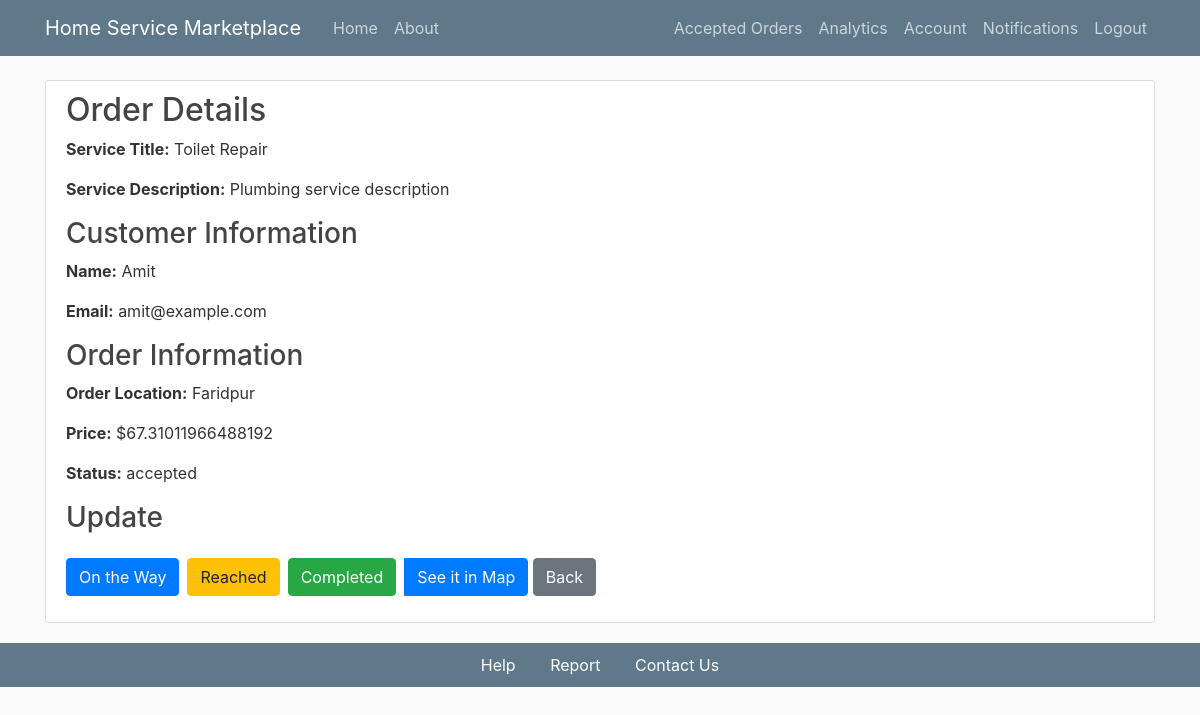
The app's page /order/1 (signed in) with its own data.
### flaskapp/models.py (models this page shows, shortened)
class Service(db.Model):
    id = db.Column(db.Integer, primary_key=True)
    title = db.Column(db.String(100), nullable=False)
    description = db.Column(db.Text, nullable=False)
    date_posted = db.Column(db.DateTime, nullable=False, default=datetime.utcnow)
    user_id = db.Column(db.Integer, db.ForeignKey('user.id'), nullable=False)
    provider_id = db.Column(db.Integer, db.ForeignKey('service_provider.id'), nullable=False)
    ratings = db.Column(db.Integer, nullable=False)
    category_id = db.Column(db.Integer, db.ForeignKey('category.id'), nullable=False)
    duration = db.Column(db.Integer, nullable=False)
    ser_price = db.Column(db.Float, nullable=False)
    orders = db.relationship('Order', backref='linked_service', lazy=True)

class User(db.Model, UserMixin):
    id = db.Column(db.Integer, primary_key=True)
    username = db.Column(db.String(20), nullable=False)
    email = db.Column(db.String(120), unique=True, nullable=False)
    image_file = db.Column(db.String(20), nullable=False, default='default.jpg')
    password = db.Column(db.String(60), nullable=False)
    orders = db.relationship('Order', backref='customer', lazy=True)
    is_admin = db.Column(db.Boolean, nullable=False, default=False)
    services = db.relationship('Service', backref='creator', lazy=True)
    @property
    def is_service_provider(self):
        return ServiceProvider.query.filter_by(id=self.id).first() is not None

class Order(db.Model):
    id = db.Column(db.Integer, primary_key=True)
    order_loc = db.Column(db.String(200), nullable=False)
    order_datetime = db.Column(db.DateTime, default=datetime.utcnow)
    status = db.Column(db.Enum(OrderStatus), nullable=False, default=OrderStatus.pending)
    review = db.Column(db.Text, nullable=True)
    rate = db.Column(db.Integer, nullable=True)
    price = db.Column(db.Float, nullable=False)
    notifications = db.Column(db.Enum(NotificationStatus), default=NotificationStatus.not_viewed)
    ser_id = db.Column(db.Integer, db.ForeignKey('service.id'), nullable=False)
    service = db.relationship('Service', backref='service_orders', lazy=True)  # Renamed backref
    customer_id = db.Column(db.Integer, db.ForeignKey('user.id'), nullable=False)
    service_provider_id = db.Column(db.Integer, db.ForeignKey('service_provider.id'), nullable=False)
    latitude = db.Column(db.Float)
    longitude = db.Column(db.Float)

### flaskapp/routes.py (the view)
@app.route('/order/<int:order_id>')
def order_details(order_id):
    order = Order.query.get(order_id)
    service_provider = ServiceProvider.query.get(order.service_provider_id)
    sp_lat, sp_lon = service_provider.latitude, service_provider.longitude
    order_lat, order_lon = order.latitude, order.longitude
    return render_template(
        'ordersdetails.html',
        order=order,
        service_provider=service_provider,
        service=order.service,
        customer=order.customer,
        sp_lat=sp_lat,
        sp_lon=sp_lon,
        order_lat=order_lat,
        order_lon=order_lon
    )

### flaskapp/models.py (called while the page is built)
@login_manager.user_loader
def load_user(user_id):
    return User.query.get(int(user_id))

### flaskapp/templates/ordersdetails.html (shortened to what this page needs)
{% extends "layout.html" %}
{% block content %}
<div class="content-section">
    <h2>Order Details</h2>
    <p><strong>Service Title:</strong> {{ service.title }}</p>
    <p><strong>Service Description:</strong> {{ service.description }}</p>
    <h3>Customer Information</h3>
    <p><strong>Name:</strong> {{ customer.username }}</p>
    <p><strong>Email:</strong> {{ customer.email }}</p>
    <h3>Order Information</h3>
    <p><strong>Order Location:</strong> {{ order.order_loc }}</p>
    <p><strong>Price:</strong> ${{ order.price }}</p>
    <p><strong>Status:</strong> {{ order.status.value }}</p>
    <h3>Update</h3>
    <div class="btn-group" role="group" aria-label="Order actions">
        <form method="POST" action="{{ url_for('mark_ontheway', order_id=order.id) }}" style="display: inline;">
            <button type="submit" class="btn btn-primary mr-2">On the Way</button>
        </form>
        <form method="POST" action="{{ url_for('mark_reached', order_id=order.id) }}" style="display: inline;">
            <button type="submit" class="btn btn-warning mr-2">Reached</button>
        </form>
        <form method="POST" action="{{ url_for('mark_completed', order_id=order.id) }}" style="display: inline;">
            <button type="submit" class="btn btn-success mr-2">Completed</button>
        </form>
        <button id="seeInMapBtn" class="btn btn-primary">See it in Map</button>
    </div>
    <a href="{{ referrer }}" class="btn btn-secondary mb-3 mt-3">Back</a>
</div>
{% endblock %}

### flaskapp/static/main.css (style rules this page uses)
body { background: #fafafa; color: #333333; margin-top: 5rem; }
h1, h2, h3, h4, h5, h6 { color: #444444; }
.content-section { background: #ffffff; padding: 10px 20px; border: 1px solid #dddddd; border-radius: 3px; margin-bottom: 20px; }

### records on screen
Service: title "Toilet Repair", description "Plumbing service description"
User: username "Amit", email "amit@example.com"
Order: order_loc "Faridpur", price "67.31011966488192", status.value "accepted"
